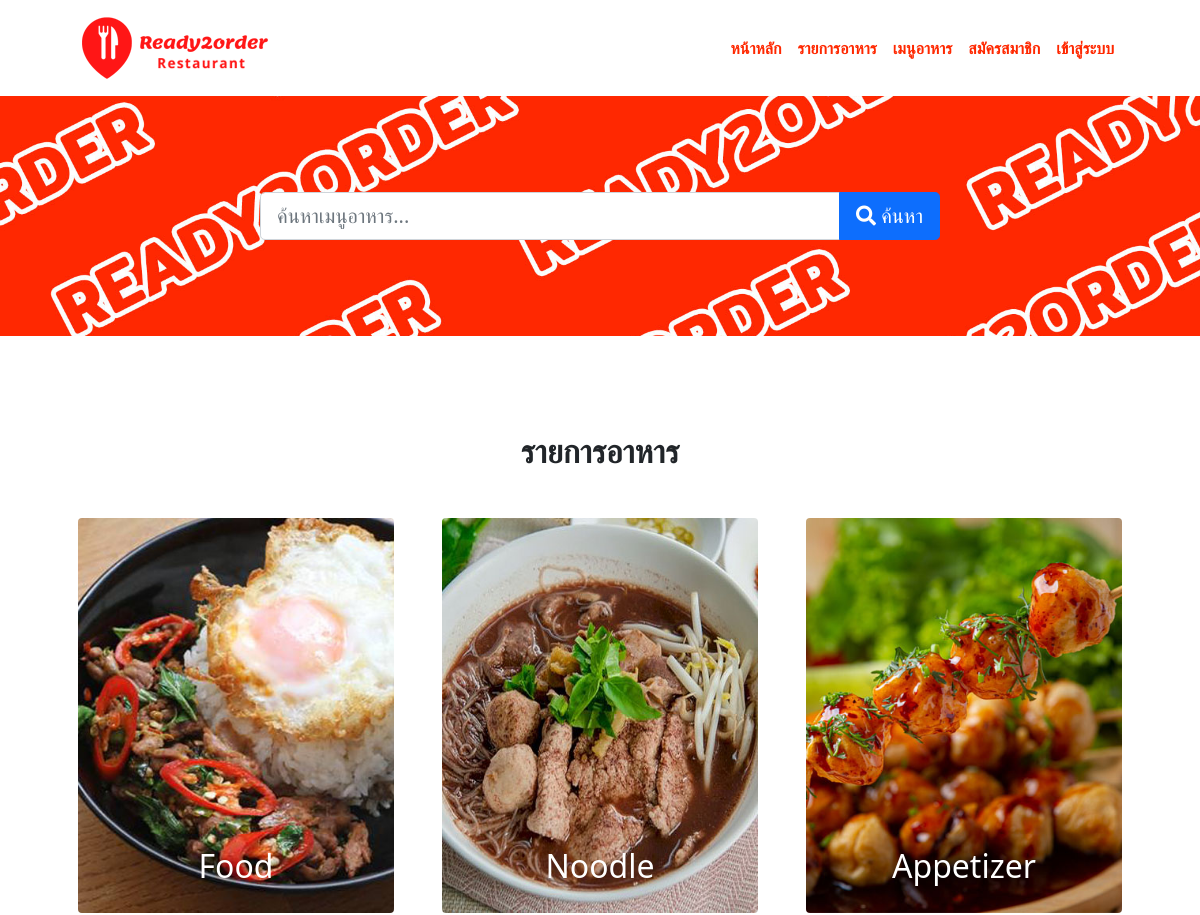
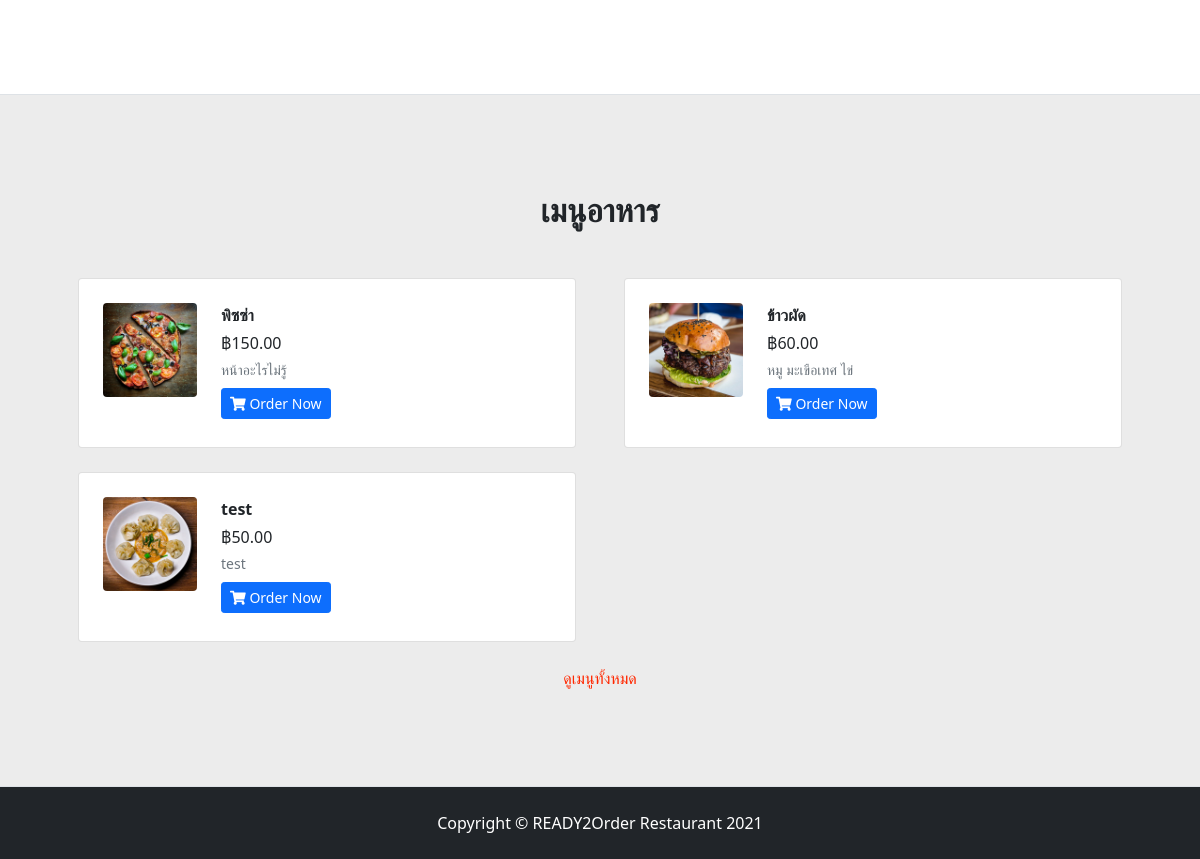
The page / on the database its author committed (2 pictures, top to bottom).
### tables this page shows
CREATE TABLE `category` (
  `id` int(10) UNSIGNED NOT NULL,
  `title` varchar(100) NOT NULL,
  `image_name` varchar(255) NOT NULL,
  `featured` enum('YES','NO') NOT NULL,
  `active` enum('YES','NO') NOT NULL
);

CREATE TABLE `foods` (
  `id` int(10) UNSIGNED NOT NULL,
  `title` varchar(100) NOT NULL,
  `description` text NOT NULL,
  `price` decimal(10,2) NOT NULL,
  `image_name` varchar(255) NOT NULL,
  `category_id` int(10) UNSIGNED NOT NULL,
  `featured` varchar(10) NOT NULL,
  `active` varchar(10) NOT NULL
);

### index.php (the view, shortened to what this page needs)
<?php include('config/constants.php'); ?>
<!DOCTYPE html>
<html lang="en">
<head>
    <link href="https://cdn.jsdelivr.net/npm/bootstrap-icons@1.4.1/font/bootstrap-icons.css" rel="stylesheet" />
    <link href="dist/css/styles.css" rel="stylesheet" />
    <link rel="stylesheet" href="admin/plugins/fontawesome-free/css/all.min.css">
</head>
<body>
    <?php include('layout/topmenu.php'); ?>
    <header class="bg-ready2orders py-5">
        <div class="container px-5">
            <div class="row gx-5 justify-content-center">
                <div class="col-lg-8">
                    <div class="text-center my-5">
                        <form action="food-search.php" method="get">
                            <div class="input-group input-group-lg mb-3">
                                <input type="search" name="search_foods" class="form-control" placeholder="ค้นหาเมนูอาหาร..." aria-label="ค้นหาเมนูอาหาร..." aria-describedby="button-addon2">
                                <button class="btn btn-primary" type="submit" id="button-addon2"><i class="fas fa-search"></i> ค้นหา</button>
                            </div>
                        </form>
                    </div>
                </div>
            </div>
        </div>
    </header>
    <section class="py-5 border-bottom" id="features">
        <div class="container px-5 my-5">
            <div class="text-center mb-5">
                <h2 class="fw-bolder">รายการอาหาร</h2>
            </div>
            <div class="row gx-5">
                <?php
                $sql_category = " SELECT * FROM category WHERE featured = 'YES' AND active = 'YES' ORDER BY id ASC LIMIT 0,3";
                $result_category = mysqli_query($conn, $sql_category);
                while ($rs_category = mysqli_fetch_assoc($result_category)) {
                ?>
                    <div class="col-lg-4 mb-5 mb-lg-0">
                        <div class="container-ready2">
                            <a href="category-foods.php?category_id=<?= $rs_category['id'] ?>"><img src="./images/category/<?= $rs_category['image_name'] ?>" class="card-img-top boder-0 rounded" alt="<?= $rs_category['title'] ?>"></a>
                            <div class="ready2-centered"><?= $rs_category['title'] ?></div>
                        </div>
                    </div>
                <?php } ?>
            </div>
        </div>
    </section>
    <section class="bg-foods py-5 border-bottom">
        <div class="container px-5 my-5">
            <div class="text-center mb-5">
                <h2 class="fw-bolder">เมนูอาหาร</h2>
            </div>
            <div class="row gx-5 justify-content-left">
                <?php
                $sql_foods = " SELECT * FROM foods WHERE featured = 'YES' AND active = 'YES' ORDER BY id ASC LIMIT 0,6";
                $result_foods = mysqli_query($conn, $sql_foods);
                while ($rs_foods = mysqli_fetch_assoc($result_foods)) {
                ?>
                    <div class="col-lg-6 col-xl-6">
                        <div class="card mb-4">
                            <div class="card-body p-4">
                                <div class="d-flex">
                                    <div class="flex-shrink-0"><img class="rounded img-responsive" src="images/food/<?= $rs_foods['image_name'] ?>" alt="" width="94px" height="94px"></div>
                                    <div class="ms-4">
                                        <div class="mb-1"><strong><?= $rs_foods['title'] ?></strong></div>
                                        <div class="mb-1">฿<?= number_format($rs_foods['price'], 2) ?></div>
                                        <div class="small text-muted mb-2"><?= nl2br($rs_foods['description']) ?></div>
                                        <div class="mb-1"><a href="my-basket-add.php?id_prd=<?= $rs_foods['id'] ?>" class="btn btn-primary btn-sm"><i class="fas fa-shopping-cart"></i> Order Now</a></div>
                                    </div>
                                </div>
                            </div>
                        </div>
                    </div>
                <?php } ?>
            </div>
            <div class="col-lg-12 col-xl-12 text-center menu-readyfoods"><a href="foods.php">ดูเมนูทั้งหมด</a></div>
        </div>
    </section>
    <?php include('layout/footer.php'); ?>
</body>
</html>

### layout/topmenu.php (shortened to what this page needs)
<nav class="navbar navbar-expand-lg bg-white">
    <div class="container px-5">
        <a class="navbar-brand" href="index.php"><img src="images/logo.png" alt="Ready2Order Logo"></a>
        <div class="collapse navbar-collapse" id="navbarSupportedContent">
            <ul class="navbar-nav ms-auto mb-2 mb-lg-0 text-ready2orders">
                <li class="nav-item"><a class="nav-link active" aria-current="page" href="index.php">หน้าหลัก</a></li>
                <li class="nav-item"><a class="nav-link" href="categories.php">รายการอาหาร</a></li>
                <li class="nav-item"><a class="nav-link" href="foods.php">เมนูอาหาร</a></li>
                <?php
                if ($_SESSION['mycustomer_id'] != "" && $_SESSION['mycustomer_status'] === true) {
                ?>
                    <li class="nav-item"><a class="nav-link" href="my-order.php">ออเดอร์ของฉัน</a></li>
                    <li class="nav-item dropdown">
                        <?php $sql_myprofile = "SELECT firstname FROM customer WHERE id = " . $_SESSION['mycustomer_id'];
                        $result_myprofile = mysqli_query($conn, $sql_myprofile);
                        $rs_myprofile = mysqli_fetch_assoc($result_myprofile);
                        ?>
                        <a class="nav-link dropdown-toggle" href="#" id="navbarDarkDropdownMenuLink" role="button" data-bs-toggle="dropdown" aria-expanded="false">
                            <?= $rs_myprofile['firstname'] ?>
                        </a>
                        <ul class="dropdown-menu mb-1" aria-labelledby="navbarDarkDropdownMenuLink">
                            <li><a class="dropdown-item" href="my-account.php">บัญชีของฉัน</a></li>
                            <li><a class="dropdown-item" href="logout.php">ออกจากระบบ</a></li>
                        </ul>
                    </li>
                    <li class="nav-item"><a class="btn btn-danger text-light mb-1 mr-1" href="my-basket.php"><i class="fas fa-shopping-cart"></i> รถเข็น</a></li>
                <?php
                } else {
                ?>
                    <li class="nav-item"><a class="nav-link" href="register.php">สมัครสมาชิก</a></li>
                    <li class="nav-item"><a class="nav-link" href="login.php">เข้าสู่ระบบ</a></li>
                <?php } ?>
            </ul>
        </div>
    </div>
</nav>

### layout/footer.php
<footer class="py-4 bg-dark">
    <div class="container px-5">
        <p class="m-0 text-center text-white">Copyright &copy; READY2Order Restaurant 2021</p>
    </div>
</footer>

### rows shown on the page
category: image_name+title (picture), title "Food"
category: image_name (picture), title "Noodle"
category: image_name (picture), title "Appetizer"
foods: image_name (picture), title "พิซซ่า", price "150.00", description "หน้าอะไรไม่รู้"
foods: image_name (picture), title "ข้าวผัด", price "60.00", description "หมู มะเขือเทศ ไข่"
foods: image_name (picture), title "test", price "50.00", description "test"
